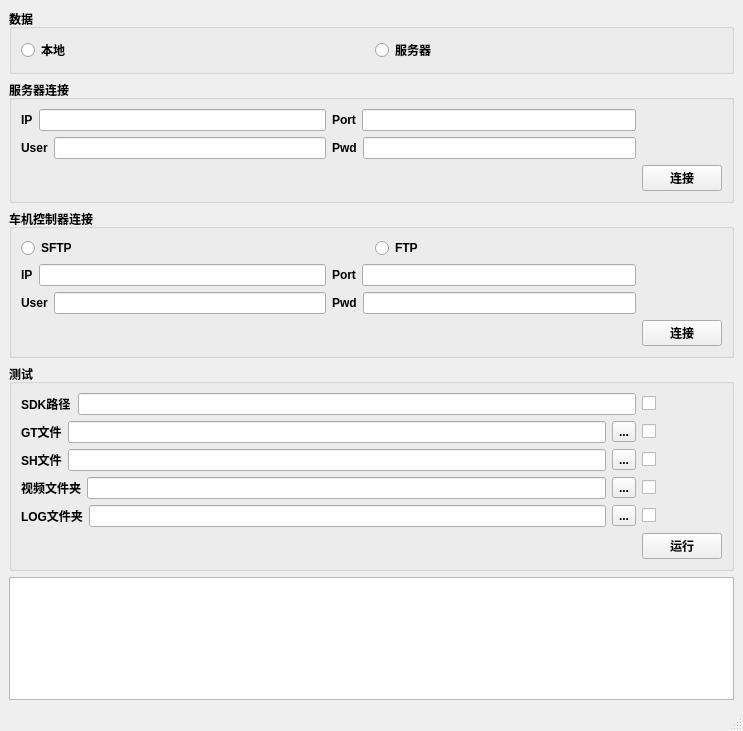
<?xml version="1.0" encoding="UTF-8"?>
<ui version="4.0">
 <class>Child_MCU_Connection_settings</class>
 <widget class="QMainWindow" name="Child_MCU_Connection_settings">
  <property name="geometry">
   <rect>
    <x>0</x>
    <y>0</y>
    <width>743</width>
    <height>731</height>
   </rect>
  </property>
  <property name="sizePolicy">
   <sizepolicy hsizetype="Fixed" vsizetype="Fixed">
    <horstretch>0</horstretch>
    <verstretch>0</verstretch>
   </sizepolicy>
  </property>
  <property name="font">
   <font>
    <weight>75</weight>
    <bold>true</bold>
   </font>
  </property>
  <property name="windowTitle">
   <string>MainWindow</string>
  </property>
  <widget class="QWidget" name="centralwidget">
   <layout class="QVBoxLayout" name="verticalLayout_6">
    <item>
     <layout class="QGridLayout" name="gridLayout_4"/>
    </item>
    <item>
     <widget class="QGroupBox" name="groupBox_2">
      <property name="sizePolicy">
       <sizepolicy hsizetype="Preferred" vsizetype="Preferred">
        <horstretch>0</horstretch>
        <verstretch>0</verstretch>
       </sizepolicy>
      </property>
      <property name="title">
       <string>数据</string>
      </property>
      <layout class="QVBoxLayout" name="verticalLayout_3">
       <item>
        <layout class="QHBoxLayout" name="horizontalLayout_5">
         <item>
          <widget class="QRadioButton" name="radioButton_local">
           <property name="text">
            <string>本地</string>
           </property>
          </widget>
         </item>
         <item>
          <widget class="QRadioButton" name="radioButton_server">
           <property name="text">
            <string>服务器</string>
           </property>
          </widget>
         </item>
        </layout>
       </item>
      </layout>
     </widget>
    </item>
    <item>
     <widget class="QGroupBox" name="groupBox">
      <property name="sizePolicy">
       <sizepolicy hsizetype="Preferred" vsizetype="Preferred">
        <horstretch>0</horstretch>
        <verstretch>0</verstretch>
       </sizepolicy>
      </property>
      <property name="title">
       <string>服务器连接</string>
      </property>
      <layout class="QVBoxLayout" name="verticalLayout">
       <item>
        <layout class="QGridLayout" name="gridLayout_2">
         <item row="0" column="0">
          <layout class="QGridLayout" name="gridLayout">
           <item row="0" column="0">
            <layout class="QHBoxLayout" name="horizontalLayout">
             <item>
              <widget class="QLabel" name="label">
               <property name="text">
                <string>IP</string>
               </property>
              </widget>
             </item>
             <item>
              <widget class="QLineEdit" name="lineEdit_ip_server"/>
             </item>
            </layout>
           </item>
           <item row="0" column="1">
            <layout class="QHBoxLayout" name="horizontalLayout_2">
             <item>
              <widget class="QLabel" name="label_2">
               <property name="text">
                <string>Port</string>
               </property>
              </widget>
             </item>
             <item>
              <widget class="QLineEdit" name="lineEdit_port_server"/>
             </item>
            </layout>
           </item>
           <item row="1" column="0">
            <layout class="QHBoxLayout" name="horizontalLayout_4">
             <item>
              <widget class="QLabel" name="label_3">
               <property name="text">
                <string>User</string>
               </property>
              </widget>
             </item>
             <item>
              <widget class="QLineEdit" name="lineEdit_user_server"/>
             </item>
            </layout>
           </item>
           <item row="1" column="1">
            <layout class="QHBoxLayout" name="horizontalLayout_3">
             <item>
              <widget class="QLabel" name="label_4">
               <property name="text">
                <string>Pwd</string>
               </property>
              </widget>
             </item>
             <item>
              <widget class="QLineEdit" name="lineEdit_pwd_server">
               <property name="echoMode">
                <enum>QLineEdit::Password</enum>
               </property>
              </widget>
             </item>
            </layout>
           </item>
          </layout>
         </item>
         <item row="1" column="1">
          <widget class="QPushButton" name="pushButton_connection_server">
           <property name="text">
            <string>连接</string>
           </property>
          </widget>
         </item>
        </layout>
       </item>
      </layout>
     </widget>
    </item>
    <item>
     <widget class="QGroupBox" name="groupBox_4">
      <property name="title">
       <string>车机控制器连接</string>
      </property>
      <layout class="QVBoxLayout" name="verticalLayout_2">
       <item>
        <layout class="QHBoxLayout" name="horizontalLayout_14">
         <item>
          <widget class="QRadioButton" name="radioButton_sftp_mcu">
           <property name="text">
            <string>SFTP</string>
           </property>
          </widget>
         </item>
         <item>
          <widget class="QRadioButton" name="radioButton_ftp_mcu">
           <property name="text">
            <string>FTP</string>
           </property>
          </widget>
         </item>
        </layout>
       </item>
       <item>
        <layout class="QGridLayout" name="gridLayout_5">
         <item row="0" column="0">
          <layout class="QGridLayout" name="gridLayout_6">
           <item row="0" column="0">
            <layout class="QHBoxLayout" name="horizontalLayout_10">
             <item>
              <widget class="QLabel" name="label_9">
               <property name="text">
                <string>IP</string>
               </property>
              </widget>
             </item>
             <item>
              <widget class="QLineEdit" name="lineEdit_ip_mcu"/>
             </item>
            </layout>
           </item>
           <item row="0" column="1">
            <layout class="QHBoxLayout" name="horizontalLayout_11">
             <item>
              <widget class="QLabel" name="label_10">
               <property name="text">
                <string>Port</string>
               </property>
              </widget>
             </item>
             <item>
              <widget class="QLineEdit" name="lineEdit_port_mcu"/>
             </item>
            </layout>
           </item>
           <item row="1" column="0">
            <layout class="QHBoxLayout" name="horizontalLayout_12">
             <item>
              <widget class="QLabel" name="label_11">
               <property name="text">
                <string>User</string>
               </property>
              </widget>
             </item>
             <item>
              <widget class="QLineEdit" name="lineEdit_user_mcu"/>
             </item>
            </layout>
           </item>
           <item row="1" column="1">
            <layout class="QHBoxLayout" name="horizontalLayout_13">
             <item>
              <widget class="QLabel" name="label_12">
               <property name="text">
                <string>Pwd</string>
               </property>
              </widget>
             </item>
             <item>
              <widget class="QLineEdit" name="lineEdit_pwd_mcu">
               <property name="echoMode">
                <enum>QLineEdit::Password</enum>
               </property>
              </widget>
             </item>
            </layout>
           </item>
          </layout>
         </item>
         <item row="1" column="1">
          <widget class="QPushButton" name="pushButton_connection_mcu">
           <property name="text">
            <string>连接</string>
           </property>
          </widget>
         </item>
        </layout>
       </item>
      </layout>
     </widget>
    </item>
    <item>
     <widget class="QGroupBox" name="groupBox_3">
      <property name="sizePolicy">
       <sizepolicy hsizetype="Preferred" vsizetype="Preferred">
        <horstretch>0</horstretch>
        <verstretch>0</verstretch>
       </sizepolicy>
      </property>
      <property name="title">
       <string>测试</string>
      </property>
      <layout class="QVBoxLayout" name="verticalLayout_5">
       <item>
        <layout class="QVBoxLayout" name="verticalLayout_4">
         <item>
          <layout class="QGridLayout" name="gridLayout_3">
           <item row="6" column="1">
            <widget class="QPushButton" name="pushButton_runtest">
             <property name="text">
              <string>运行</string>
             </property>
            </widget>
           </item>
           <item row="4" column="0">
            <layout class="QHBoxLayout" name="horizontalLayout_9">
             <item>
              <widget class="QLabel" name="label_7">
               <property name="text">
                <string>LOG文件夹</string>
               </property>
              </widget>
             </item>
             <item>
              <widget class="QLineEdit" name="lineEdit_log"/>
             </item>
             <item>
              <widget class="QToolButton" name="toolButton_log">
               <property name="text">
                <string>...</string>
               </property>
              </widget>
             </item>
            </layout>
           </item>
           <item row="3" column="0">
            <layout class="QHBoxLayout" name="horizontalLayout_8">
             <item>
              <widget class="QLabel" name="label_8">
               <property name="text">
                <string>视频文件夹</string>
               </property>
              </widget>
             </item>
             <item>
              <widget class="QLineEdit" name="lineEdit_video"/>
             </item>
             <item>
              <widget class="QToolButton" name="toolButton_video">
               <property name="text">
                <string>...</string>
               </property>
              </widget>
             </item>
            </layout>
           </item>
           <item row="1" column="0">
            <layout class="QHBoxLayout" name="horizontalLayout_6">
             <item>
              <widget class="QLabel" name="label_6">
               <property name="text">
                <string>GT文件</string>
               </property>
              </widget>
             </item>
             <item>
              <widget class="QLineEdit" name="lineEdit_gt"/>
             </item>
             <item>
              <widget class="QToolButton" name="toolButton_gt">
               <property name="text">
                <string>...</string>
               </property>
              </widget>
             </item>
            </layout>
           </item>
           <item row="2" column="0">
            <layout class="QHBoxLayout" name="horizontalLayout_7">
             <item>
              <widget class="QLabel" name="label_5">
               <property name="text">
                <string>SH文件</string>
               </property>
              </widget>
             </item>
             <item>
              <widget class="QLineEdit" name="lineEdit_sh"/>
             </item>
             <item>
              <widget class="QToolButton" name="toolButton_sh">
               <property name="text">
                <string>...</string>
               </property>
              </widget>
             </item>
            </layout>
           </item>
           <item row="0" column="0">
            <layout class="QHBoxLayout" name="horizontalLayout_15">
             <item>
              <widget class="QLabel" name="label_13">
               <property name="text">
                <string>SDK路径</string>
               </property>
              </widget>
             </item>
             <item>
              <widget class="QLineEdit" name="lineEdit_sdk"/>
             </item>
            </layout>
           </item>
           <item row="1" column="1">
            <widget class="QCheckBox" name="checkBox_gt">
             <property name="text">
              <string/>
             </property>
            </widget>
           </item>
           <item row="2" column="1">
            <widget class="QCheckBox" name="checkBox_sh">
             <property name="text">
              <string/>
             </property>
            </widget>
           </item>
           <item row="3" column="1">
            <widget class="QCheckBox" name="checkBox_video">
             <property name="text">
              <string/>
             </property>
            </widget>
           </item>
           <item row="4" column="1">
            <widget class="QCheckBox" name="checkBox_log">
             <property name="text">
              <string/>
             </property>
            </widget>
           </item>
           <item row="0" column="1">
            <widget class="QCheckBox" name="checkBox_sdk">
             <property name="text">
              <string/>
             </property>
            </widget>
           </item>
          </layout>
         </item>
        </layout>
       </item>
      </layout>
     </widget>
    </item>
    <item>
     <widget class="QTextBrowser" name="textBrowser_MCU_connection">
      <property name="sizePolicy">
       <sizepolicy hsizetype="Preferred" vsizetype="Preferred">
        <horstretch>0</horstretch>
        <verstretch>0</verstretch>
       </sizepolicy>
      </property>
     </widget>
    </item>
   </layout>
  </widget>
  <widget class="QStatusBar" name="statusbar"/>
 </widget>
 <resources/>
 <connections/>
</ui>
